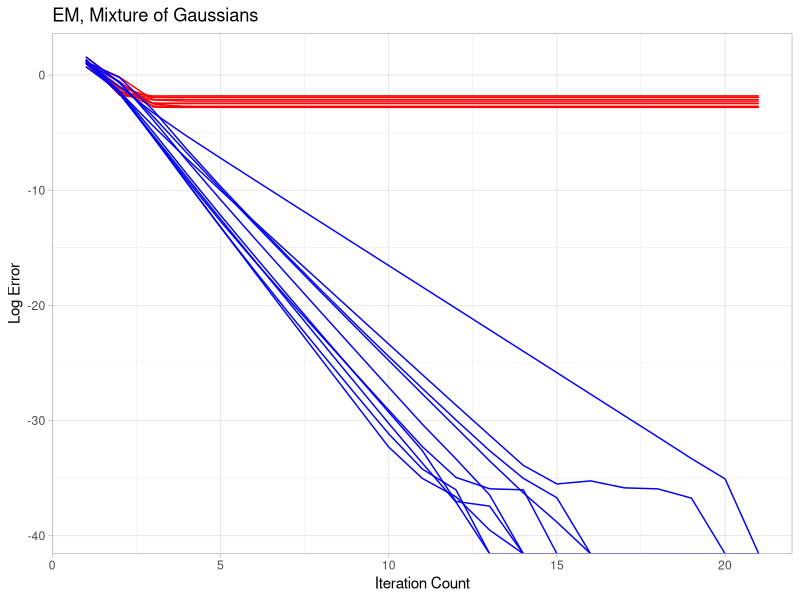
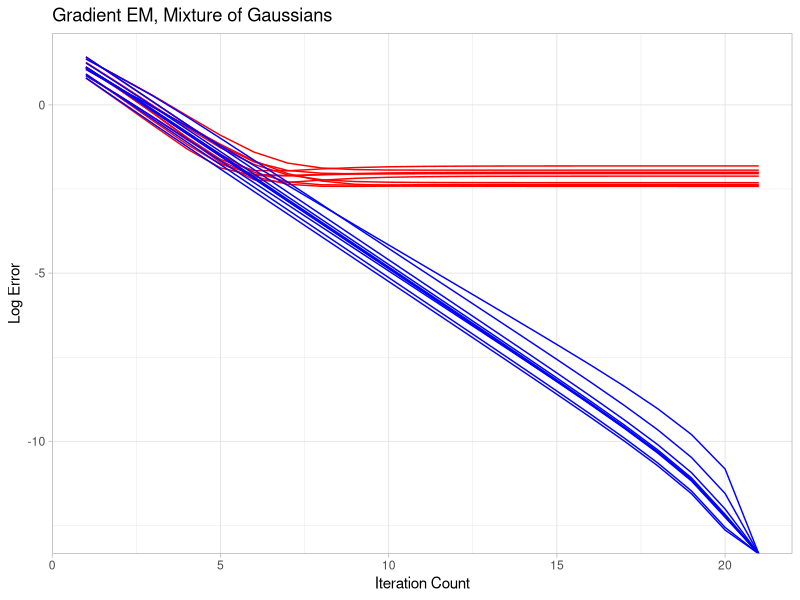

Recreate these plots in R, in order.
# ==================== Preparation ============================#
library(MASS)
library(ggplot2)
# ==================== Update Rules ===========================#

# sigma
sigma_sim <- function(theta_ture){
  return(norm(theta_ture, type = "2")/2)
}

# generate sample y
y_generate <- function(theta_true, sigma_true, d, n){
  y_sim <- matrix(0, n, d)
  z <- sample(c(0,1), n, prob = c(0.5, 0.5), replace = T)
  for (i in 1:n){
    if (z[i] == 0){
      y_sim[i,] <- mvrnorm(1, -theta_true, diag(sigma_true,d))
    } else {
      y_sim[i,] <- mvrnorm(1, theta_true, diag(sigma_true,d))
    }
  }
  return(y_sim)
}

# function w
w_y <- function(theta_current, y, sigma_true){
  a <- exp(-norm(theta_current - y, type = "2")^2/(2*sigma_true^2)) /
    (exp(-norm(theta_current - y, type = "2")^2/(2*sigma_true^2)) + 
       exp(-norm(theta_current + y, type = "2")^2/(2*sigma_true^2)))
  return(a)
}

# standard EM algorithm
EM <- function(theta_true, theta_initial, sigma_true, iter, d, n){
  y <- y_generate(theta_true, sigma_true, d ,n)
  theta_res <- matrix(0, iter+1, d)
  theta_res[1,] <- theta_initial
  for (i in 2:(iter+1)){
    for (j in 1:n){
      theta_res[i,] <- theta_res[i,] + (2*w_y(theta_res[i-1,], y[j,], sigma_true)-1)*y[j,]/n
    }
  }
  return(theta_res)
}

# Gradient EM algorithm 
GEM <- function(theta_true, theta_initial, sigma_true, iter, d, n, lrate){
  y <- y_generate(theta_true, sigma_true, d ,n)
  theta_res <- matrix(0, iter+1, d)
  theta_res[1,] <- theta_initial
  for (i in 2:(iter+1)){
    for (j in 1:n){
      theta_res[i,] <- theta_res[i,] + (2*w_y(theta_res[i-1,], y[j,], sigma_true)-1)*y[j,]/n
    }
    theta_res[i,] <- theta_res[i-1,] + lrate*(theta_res[i,] - theta_res[i-1,])
  }
  return(theta_res)
}

# stat error 
stat_error <- function(theta_res, theta_true, iter){
  stat_errorlist <- c()
  for (i in 1:(iter+1)){
    stat_errorlist <- c(stat_errorlist, log(norm(theta_res[i,] - theta_true, type = "2")))
  }
  return(stat_errorlist)
}

# opt error 
opt_error <- function(theta_res, iter){
  opt_errorlist <- c()
  for (i in 1:(iter+1)){
    opt_errorlist <- c(opt_errorlist, log(norm(theta_res[i,] - theta_res[iter+1,], type = "2")))
  }
  return(opt_errorlist)
}


# ======== Mixture of Gaussian ==========#
# obtain true sigma and true theta
theta_true_matrix <- matrix(0, 10, 10)
sigma_true_vec <- rep(0,10)
for (i in 1:10){
  theta_true_matrix[i,] <- rnorm(10)
  sigma_true_vec[i] <- sigma_sim(theta_true_matrix[i,])
}

# ======== Simulation ==========#
# stat error and opt error for EM 
stat_error_matrix <- matrix(0, 10, 21)
opt_error_matrix <- matrix(0, 10, 21)

for (k in 1:10){
  # initial theta: make sure it is in the Ball(r,theta)
  initial <- rnorm(10)+theta_true_matrix[k,]
  stat_error_matrix[k,] <- stat_error(EM(theta_true_matrix[k,], initial, sigma_true_vec[k], 20, 10, 1000), theta_true_matrix[k,], 20)
  opt_error_matrix[k,] <- opt_error(EM(theta_true_matrix[k,], initial, sigma_true_vec[k], 20, 10, 1000), 20)
}

#plot 
ggplot()+
  geom_line(aes(x=c(1:21),y=stat_error_matrix[1,]),color = 'red')+
  geom_line(aes(x=c(1:21),y=stat_error_matrix[2,]),color = 'red')+
  geom_line(aes(x=c(1:21),y=stat_error_matrix[3,]),color = 'red')+
  geom_line(aes(x=c(1:21),y=stat_error_matrix[4,]),color = 'red')+
  geom_line(aes(x=c(1:21),y=stat_error_matrix[5,]),color = 'red')+
  geom_line(aes(x=c(1:21),y=stat_error_matrix[6,]),color = 'red')+
  geom_line(aes(x=c(1:21),y=stat_error_matrix[7,]),color = 'red')+
  geom_line(aes(x=c(1:21),y=stat_error_matrix[8,]),color = 'red')+
  geom_line(aes(x=c(1:21),y=stat_error_matrix[9,]),color = 'red')+
  geom_line(aes(x=c(1:21),y=stat_error_matrix[10,]),color = 'red')+
  geom_line(aes(x=c(1:21),y=opt_error_matrix[1,]),color = 'blue')+
  geom_line(aes(x=c(1:21),y=opt_error_matrix[2,]),color = 'blue')+
  geom_line(aes(x=c(1:21),y=opt_error_matrix[3,]),color = 'blue')+
  geom_line(aes(x=c(1:21),y=opt_error_matrix[4,]),color = 'blue')+
  geom_line(aes(x=c(1:21),y=opt_error_matrix[5,]),color = 'blue')+
  geom_line(aes(x=c(1:21),y=opt_error_matrix[6,]),color = 'blue')+
  geom_line(aes(x=c(1:21),y=opt_error_matrix[7,]),color = 'blue')+
  geom_line(aes(x=c(1:21),y=opt_error_matrix[8,]),color = 'blue')+
  geom_line(aes(x=c(1:21),y=opt_error_matrix[9,]),color = 'blue')+
  geom_line(aes(x=c(1:21),y=opt_error_matrix[10,]),color = 'blue')+
  ggtitle('EM, Mixture of Gaussians')+
  labs(x = 'Iteration Count', y ='Log Error',color = "Legend") +
  theme_light()


# stat error and opt error for Gradient EM 
stat_error_matrix2 <- matrix(0, 10, 21)
opt_error_matrix2 <- matrix(0, 10, 21)

for (k in 1:10){
  # initial theta: make sure it is in the Ball(r,theta)
  initial <- rnorm(10)+theta_true_matrix[k,]
  stat_error_matrix2[k,] <- stat_error(GEM(theta_true_matrix[k,], initial, sigma_true_vec[k], 20, 10, 1000, 0.5), theta_true_matrix[k,], 20)
  opt_error_matrix2[k,] <- opt_error(GEM(theta_true_matrix[k,], initial, sigma_true_vec[k], 20, 10, 1000, 0.5), 20)
}

ggplot()+
  geom_line(aes(x=c(1:21),y=stat_error_matrix2[1,]),color = 'red')+
  geom_line(aes(x=c(1:21),y=stat_error_matrix2[2,]),color = 'red')+
  geom_line(aes(x=c(1:21),y=stat_error_matrix2[3,]),color = 'red')+
  geom_line(aes(x=c(1:21),y=stat_error_matrix2[4,]),color = 'red')+
  geom_line(aes(x=c(1:21),y=stat_error_matrix2[5,]),color = 'red')+
  geom_line(aes(x=c(1:21),y=stat_error_matrix2[6,]),color = 'red')+
  geom_line(aes(x=c(1:21),y=stat_error_matrix2[7,]),color = 'red')+
  geom_line(aes(x=c(1:21),y=stat_error_matrix2[8,]),color = 'red')+
  geom_line(aes(x=c(1:21),y=stat_error_matrix2[9,]),color = 'red')+
  geom_line(aes(x=c(1:21),y=stat_error_matrix2[10,]),color = 'red')+
  geom_line(aes(x=c(1:21),y=opt_error_matrix2[1,]),color = 'blue')+
  geom_line(aes(x=c(1:21),y=opt_error_matrix2[2,]),color = 'blue')+
  geom_line(aes(x=c(1:21),y=opt_error_matrix2[3,]),color = 'blue')+
  geom_line(aes(x=c(1:21),y=opt_error_matrix2[4,]),color = 'blue')+
  geom_line(aes(x=c(1:21),y=opt_error_matrix2[5,]),color = 'blue')+
  geom_line(aes(x=c(1:21),y=opt_error_matrix2[6,]),color = 'blue')+
  geom_line(aes(x=c(1:21),y=opt_error_matrix2[7,]),color = 'blue')+
  geom_line(aes(x=c(1:21),y=opt_error_matrix2[8,]),color = 'blue')+
  geom_line(aes(x=c(1:21),y=opt_error_matrix2[9,]),color = 'blue')+
  geom_line(aes(x=c(1:21),y=opt_error_matrix2[10,]),color = 'blue')+
  ggtitle('Gradient EM, Mixture of Gaussians')+
  labs(x = 'Iteration Count', y ='Log Error',color = "Legend") +
  theme_light()




